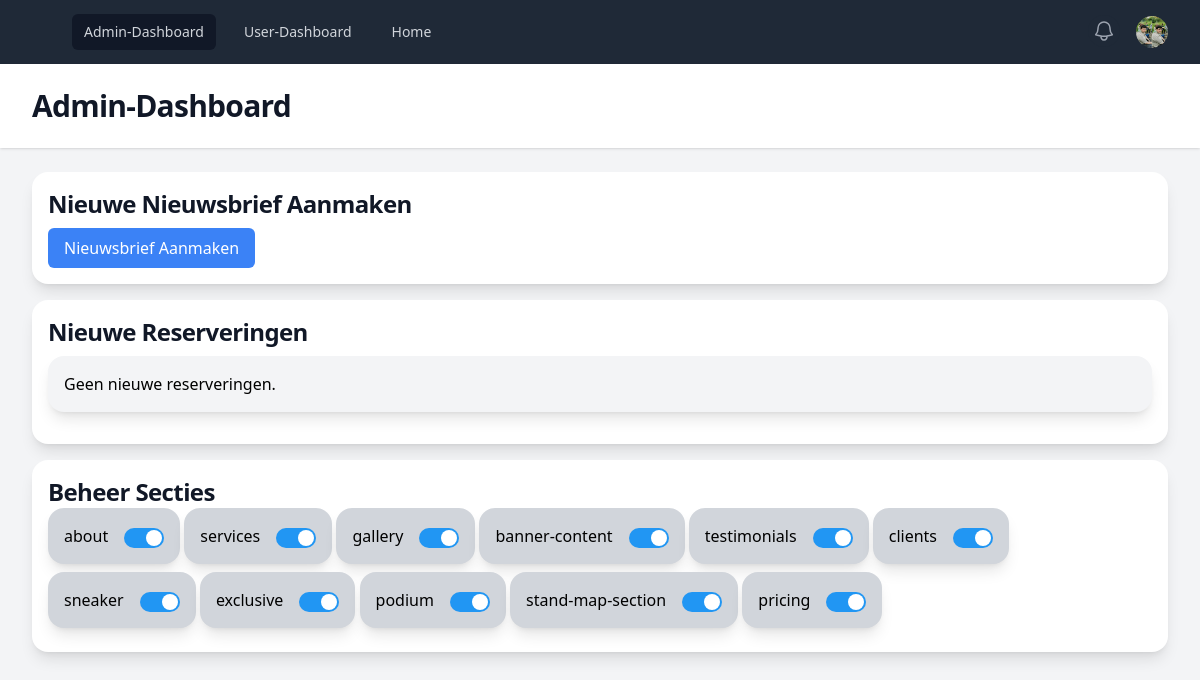
/admin_dashboard.php (signed in), run on an earlier commit of the app's database.
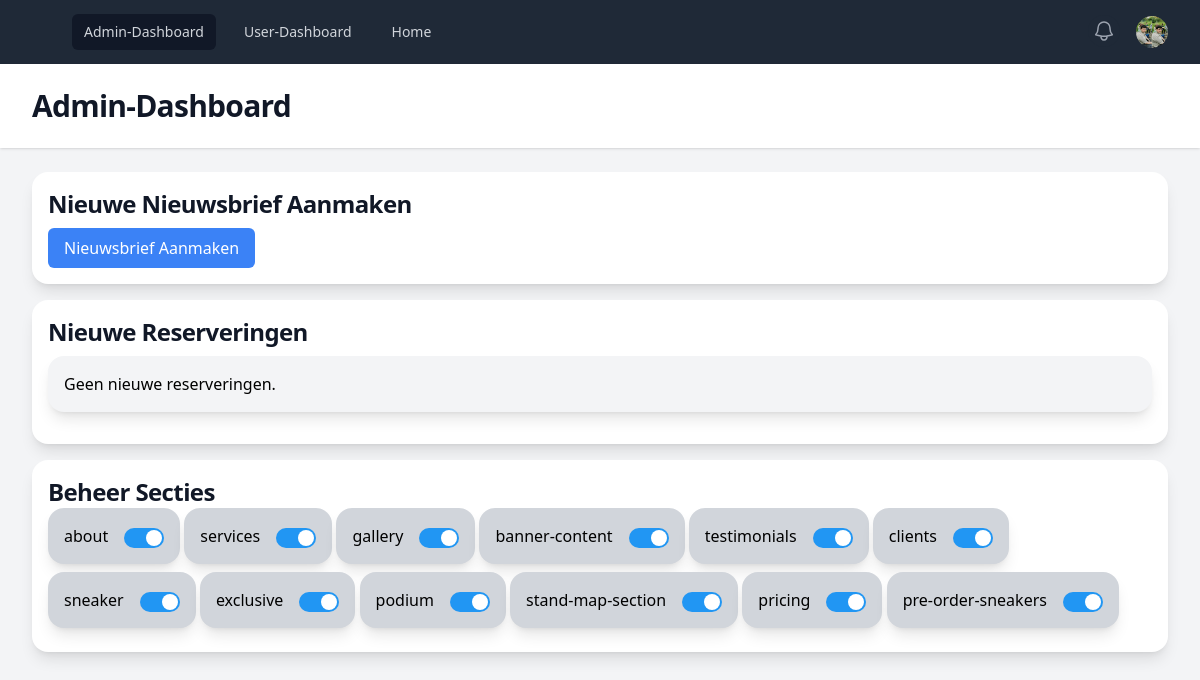
And on a later commit of the database.
### tables this page shows
CREATE TABLE IF NOT EXISTS `sections` (
  `id` int NOT NULL AUTO_INCREMENT,
  `section_name` varchar(255) NOT NULL,
  `is_visible` tinyint(1) DEFAULT '1',
  PRIMARY KEY (`id`)
);

### admin_dashboard.php (the view, shortened to what the changed rows need)
<?php
include 'config/config.php';
?>
<!DOCTYPE html>
<html class="h-full bg-gray-100" lang="en">
<head>
    <script src="https://cdn.tailwindcss.com"></script>
</head>
<body class="h-full">
    <div class="min-h-full">
        <header class="bg-white shadow">
            <div class="mx-auto max-w-7xl px-4 py-6 sm:px-6 lg:px-8">
                <h1 class="text-3xl font-bold tracking-tight text-gray-900">Admin-Dashboard</h1>
            </div>
        </header>
        <main>
            <div class="mx-auto max-w-7xl px-4 py-6 sm:px-6 lg:px-8">
                <div class="bg-white p-4 rounded-2xl mb-4 shadow-lg">
                    <h2 class="text-2xl font-bold tracking-tight text-gray-900 mb-2">Nieuwe Nieuwsbrief Aanmaken</h2>
                </div>
                <div class="bg-white p-4 rounded-2xl mb-4 shadow-lg">
                    <h2 class="text-2xl font-bold tracking-tight text-gray-900 mb-2">Nieuwe Reserveringen</h2>
                </div>
                <div class="bg-white p-4 rounded-2xl mb-4 shadow-lg">
                    <div class="flex grid">
                        <h2 class="text-2xl font-bold tracking-tight text-gray-900 col-span-full">Beheer Secties</h2>
                        <?php
                        $sql = "SELECT id, section_name, is_visible FROM sections";
                        $stmt = $pdo->query($sql);
                        $sections = $stmt->fetchAll(PDO::FETCH_ASSOC);
                        ?>
                        <ul class="col-span-full">
                            <?php foreach ($sections as $section): ?>
                                <li class="bg-gray-300 p-4 rounded-2xl mb-2 shadow-lg inline-flex flex-row align-middle">
                                    <p><?php echo htmlspecialchars($section['section_name']); ?></p>
                                    <label class="switch ml-4 mt-1">
                                        <span class="slider"></span>
                                    </label>
                                </li>
                            <?php endforeach; ?>
                        </ul>
                    </div>
                </div>
            </div>
        </main>
    </div>
</body>
</html>

What changed in the data, as far as the page shows it:
added sections: section_name "pre-order-sneakers"
